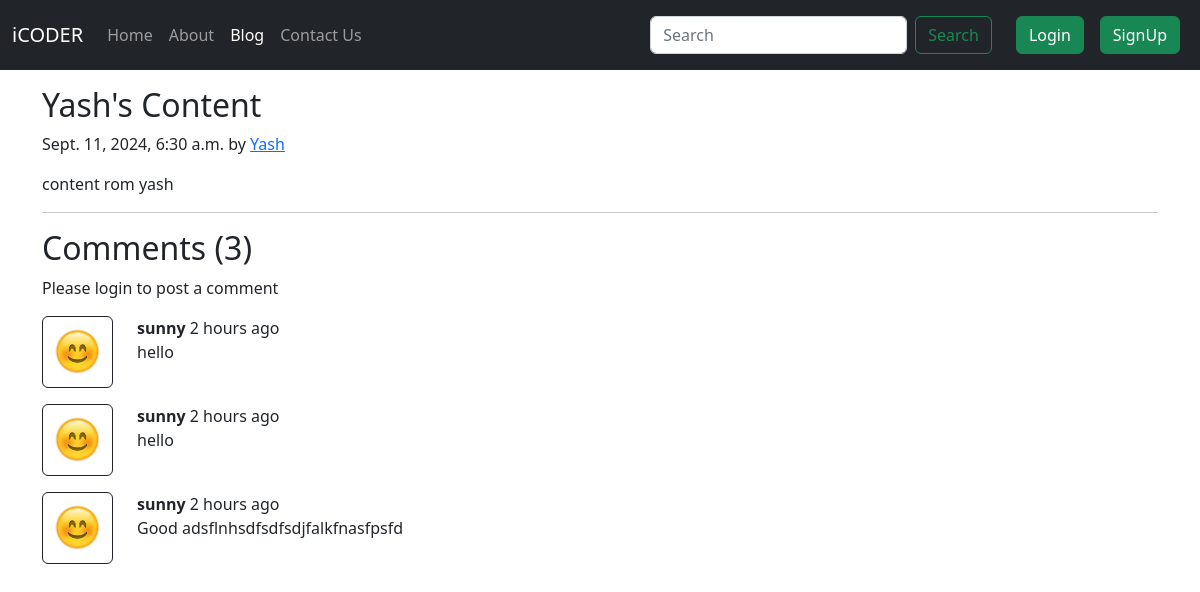
Page /blog/yash_slug/ on the committed database.
### blog/models.py (models this page shows, shortened)
class Post(models.Model):
    sno = models.AutoField(primary_key=True)
    title = models.CharField(max_length=255)
    content = models.TextField()
    author = models.CharField(max_length=13)
    slug = models.CharField(max_length=130)
    timeStamp = models.DateTimeField(blank=True)

class BlogComment(models.Model):
    sno = models.AutoField(primary_key=True)
    comment = models.TextField()
    user = models.ForeignKey(User, on_delete=models.CASCADE)
    post = models.ForeignKey(Post, on_delete=models.CASCADE)
    parent = models.ForeignKey('self', on_delete=models.CASCADE, null=True)
    timestamp = models.DateTimeField(default=now)

### blog/views.py (the view)
# urls.py: path('<str:slug>/', views.blogPost, name="blogPost"),
def blogPost(request, slug):
    post = Post.objects.filter(slug = slug).first()
    comments = BlogComment.objects.filter(post=post)
    context = {"post" : post, "comments" : comments, "user" :request.user}
    return render(request, 'blog/blogPost.html',context)

### templates/blog/blogPost.html (shortened to what this page needs)
{% extends "base.html" %}
{% block blogactive %} active {% endblock blogactive %}
{% block body %}
{% load humanize %}
<div class="container my-3">
    <h2 class="blog-post-title">{{ post.title }}</h2>
    <p class="blog-post-meta">{{ post.timeStamp }} by
        <a href="/about">{{ post.author }}</a>
    </p>
    <p>{{ post.content }}</p>
    <hr>
</div>
<div class="container">
    <h2>Comments ({{comments.count}})</h2>
    <div class="my-2">
        {% if user.is_authenticated%}
            <form action="/blog/postComment" method="post">
                {% csrf_token %}
                <div class="form-group">
                    <label for="exampleInputEmail1">Post Comment</label>
                    <input type="text" class="form-control" name="comment" placeholder="Enter comment here">
                </div>
                <input type="hidden" name="postSno" value="{{post.sno}}">
                <button type="submit" class="btn btn-primary">Submit</button>
            </form>
        {% else %}
            <p>Please login to post a comment</p>
        {% endif%}
    </div>
    {% for comment in comments %}
    <div class="row my-3">
      <div class="col-md-1">
        <img class="rounded mx-auto d-block w-100 p-2 border border-dark" src="/static/img/user.png" alt="user">
      </div>
      <div class="col-md-11">
        <b>{{comment.user.username}}</b> <span >{{comment.timestamp | naturaltime}} </span>
        <div>{{comment.comment}}</div>
      </div>
    </div>
    {% endfor %}
  </div>
  {% endblock body %}

### rows in the picture
Post: title "Yash's Content", timeStamp "Sept. 11, 2024, 6:30 a.m.", author "Yash", content "content rom yash"
BlogComment: user.username "sunny", timestamp "2 hours ago", comment "hello"
BlogComment: user.username "sunny", timestamp "2 hours ago", comment "hello"
BlogComment: user.username "sunny", timestamp "2 hours ago", comment "Good adsflnhsdfsdfsdjfalkfnasfpsfd"

### other values in the picture
{{ comments.count }} "3"
